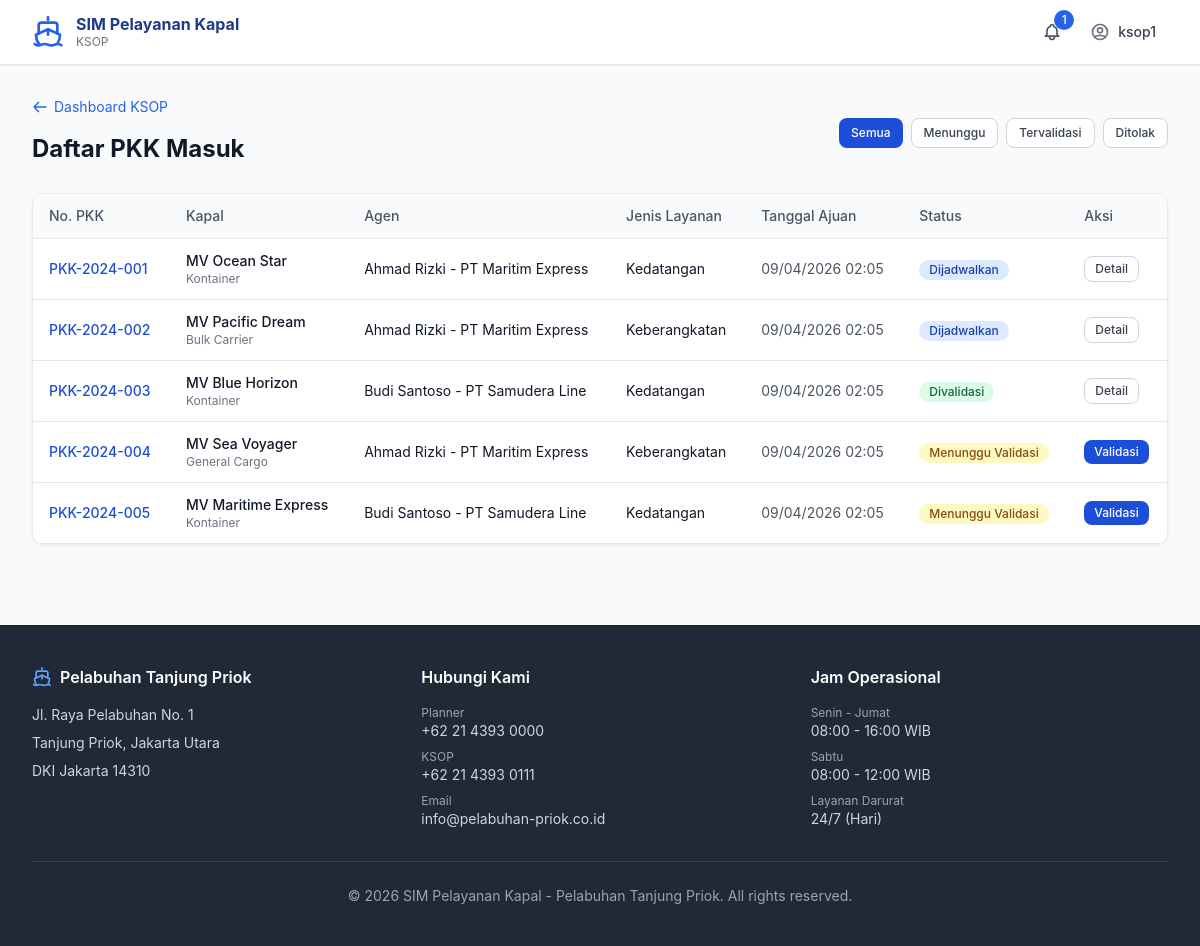
The page /ksop/daftar-pkk.php (signed in) on the database its author committed.
### tables this page shows
CREATE TABLE pkk (
    id INT AUTO_INCREMENT PRIMARY KEY,
    nomor_pkk VARCHAR(50) NOT NULL UNIQUE,
    agen_id INT NOT NULL,
    kapal_id INT NOT NULL,
    jenis_layanan ENUM('Kedatangan','Keberangkatan','Pindah Tambat') NOT NULL,
    tanggal_kedatangan DATE,
    jam_kedatangan TIME,
    tanggal_keberangkatan DATE,
    jam_keberangkatan TIME,
    dermaga_diminta VARCHAR(20),
    keterangan TEXT,
    status ENUM('Menunggu Validasi','Divalidasi','Ditolak','Dijadwalkan','Selesai') DEFAULT 'Menunggu Validasi',
    catatan_ksop TEXT,
    tanggal_ajuan TIMESTAMP DEFAULT CURRENT_TIMESTAMP,
    updated_at TIMESTAMP DEFAULT CURRENT_TIMESTAMP ON UPDATE CURRENT_TIMESTAMP,
    FOREIGN KEY (agen_id) REFERENCES users(id),
    FOREIGN KEY (kapal_id) REFERENCES kapal(id)
);

CREATE TABLE kapal (
    id INT AUTO_INCREMENT PRIMARY KEY,
    nama_kapal VARCHAR(200) NOT NULL,
    jenis_kapal ENUM('Kontainer','Tanker','Bulk Carrier','General Cargo','RoRo','Penumpang','Lainnya') NOT NULL,
    bendera VARCHAR(100),
    gt DECIMAL(10,2),
    imo_number VARCHAR(50),
    created_at TIMESTAMP DEFAULT CURRENT_TIMESTAMP
);

CREATE TABLE users (
    id INT AUTO_INCREMENT PRIMARY KEY,
    username VARCHAR(100) NOT NULL UNIQUE,
    password VARCHAR(255) NOT NULL,
    nama_lengkap VARCHAR(200) NOT NULL,
    email VARCHAR(200),
    no_telepon VARCHAR(20),
    role_id INT NOT NULL,
    is_active TINYINT(1) DEFAULT 1,
    created_at TIMESTAMP DEFAULT CURRENT_TIMESTAMP,
    updated_at TIMESTAMP DEFAULT CURRENT_TIMESTAMP ON UPDATE CURRENT_TIMESTAMP,
    FOREIGN KEY (role_id) REFERENCES roles(id)
);

### config/db.php (called while the page is built, shortened)
<?php
function getDB() {
    static $pdo = null;
    if ($pdo === null) {
        try {
            $dsn = "mysql:host=".DB_HOST.";dbname=".DB_NAME.";charset=".DB_CHARSET;
            $pdo = new PDO($dsn, DB_USER, DB_PASS, [
                PDO::ATTR_ERRMODE            => PDO::ERRMODE_EXCEPTION,
                PDO::ATTR_DEFAULT_FETCH_MODE => PDO::FETCH_ASSOC,
                PDO::ATTR_EMULATE_PREPARES   => false,
            ]);
        } catch (PDOException $e) {
            die('<div style="font-family:sans-serif;padding:20px;background:#fee2e2;border:1px solid #f87171;margin:20px;border-radius:8px">
                <h3>Koneksi Database Gagal</h3><p>'.$e->getMessage().'</p>
                <p>Pastikan MySQL berjalan dan database <b>kapal1</b> sudah diimport.</p>
            </div>');
        }
    }
    return $pdo;
}
function query($sql, $params = []) {
    $stmt = getDB()->prepare($sql);
    $stmt->execute($params);
    return $stmt;
}
function fetchAll($sql, $params = []) { return query($sql, $params)->fetchAll(); }

### ksop/daftar-pkk.php (the view, shortened to what this page needs)
<?php
require_once __DIR__ . '/../config/db.php';
require_once __DIR__ . '/../includes/helpers.php';
$filterStatus = $_GET['status'] ?? '';
try {
    $sql = "SELECT p.*, k.nama_kapal, k.jenis_kapal, u.nama_lengkap as nama_agen FROM pkk p JOIN kapal k ON p.kapal_id=k.id JOIN users u ON p.agen_id=u.id";
    $params = [];
    $sql .= " ORDER BY p.tanggal_ajuan DESC";
    $pkks = fetchAll($sql, $params);
} catch(Exception $e){ $pkks=[]; }
include __DIR__ . '/../includes/head.php';
include __DIR__ . '/../includes/navbar.php';
?>
<div class="max-w-7xl mx-auto px-4 sm:px-6 lg:px-8 py-8">
  <div class="mb-6 flex items-center justify-between flex-wrap gap-3">
    <div><?php backBtn('dashboard.php','Dashboard KSOP'); ?>
      <h1 class="text-2xl font-bold text-gray-900 mb-1">Daftar PKK Masuk</h1></div>
    <div class="flex gap-2 flex-wrap">
      <?php foreach([''=> 'Semua','Menunggu Validasi'=>'Menunggu','Divalidasi'=>'Tervalidasi','Ditolak'=>'Ditolak'] as $val=>$lbl): ?>
      <a href="?status=<?=urlencode($val)?>" class="<?=($filterStatus===$val)?'btn-primary':'btn-outline'?> text-xs py-1.5 px-3"><?=$lbl?></a>
      <?php endforeach; ?>
    </div>
  </div>
  <div class="card overflow-hidden">
    <div class="overflow-x-auto">
      <table class="w-full text-sm">
        <thead><tr class="border-b bg-gray-50">
          <th class="text-left py-3 px-4 font-medium text-gray-600">No. PKK</th>
          <th class="text-left py-3 px-4 font-medium text-gray-600">Kapal</th>
          <th class="text-left py-3 px-4 font-medium text-gray-600">Agen</th>
          <th class="text-left py-3 px-4 font-medium text-gray-600">Jenis Layanan</th>
          <th class="text-left py-3 px-4 font-medium text-gray-600">Tanggal Ajuan</th>
          <th class="text-left py-3 px-4 font-medium text-gray-600">Status</th>
          <th class="text-left py-3 px-4 font-medium text-gray-600">Aksi</th>
        </tr></thead>
        <tbody>
          <?php foreach($pkks as $p): ?>
          <tr class="border-b hover:bg-gray-50">
            <td class="py-3 px-4 font-medium text-blue-700"><?=htmlspecialchars($p['nomor_pkk'])?></td>
            <td class="py-3 px-4"><div class="font-medium"><?=htmlspecialchars($p['nama_kapal'])?></div><div class="text-xs text-gray-500"><?=htmlspecialchars($p['jenis_kapal'])?></div></td>
            <td class="py-3 px-4 text-sm"><?=htmlspecialchars($p['nama_agen'])?></td>
            <td class="py-3 px-4"><?=htmlspecialchars($p['jenis_layanan'])?></td>
            <td class="py-3 px-4 text-gray-600"><?=date('d/m/Y H:i',strtotime($p['tanggal_ajuan']))?></td>
            <td class="py-3 px-4"><span class="badge <?=statusBadgePKK($p['status'])?> text-xs"><?=htmlspecialchars($p['status'])?></span></td>
            <td class="py-3 px-4">
              <?php if($p['status']==='Menunggu Validasi'): ?>
              <a href="validasi-pkk.php?id=<?=$p['id']??0?>" class="btn-primary text-xs py-1 px-2.5">Validasi</a>
              <?php else: ?><a href="validasi-pkk.php?id=<?=$p['id']??0?>" class="btn-outline text-xs py-1 px-2.5">Detail</a><?php endif; ?>
            </td>
          </tr>
          <?php endforeach; ?>
        </tbody>
      </table>
    </div>
  </div>
</div>
<?php include __DIR__ . '/../includes/footer.php'; ?>
</body></html>

### includes/head.php (style rules this page uses)
body { font-family: -apple-system, BlinkMacSystemFont, 'Segoe UI', Roboto, sans-serif; }
.card { background: white; border-radius: 0.75rem; border: 1px solid rgba(0,0,0,0.08); box-shadow: 0 1px 3px rgba(0,0,0,0.06); }
.btn-primary { background: #1d4ed8; color: white; padding: 0.5rem 1rem; border-radius: 0.5rem; font-weight: 500; font-size: 0.875rem; border: none; cursor: pointer; transition: background 0.15s; display: inline-flex; align-items: center; gap: 0.375rem; }
.btn-outline { background: white; color: #374151; padding: 0.5rem 1rem; border-radius: 0.5rem; font-weight: 500; font-size: 0.875rem; border: 1px solid #d1d5db; cursor: pointer; transition: all 0.15s; display: inline-flex; align-items: center; gap: 0.375rem; }
.badge { display: inline-flex; align-items: center; padding: 0.125rem 0.625rem; border-radius: 9999px; font-size: 0.75rem; font-weight: 500; }

### rows shown on the page
pkk: nomor_pkk "PKK-2024-001", kapal.nama_kapal "MV Ocean Star", kapal.jenis_kapal "Kontainer", agen.nama_lengkap "Ahmad Rizki - PT Maritim Express", jenis_layanan "Kedatangan", tanggal_ajuan "09/04/2026 02:05", status "Dijadwalkan"
pkk: nomor_pkk "PKK-2024-002", kapal.nama_kapal "MV Pacific Dream", kapal.jenis_kapal "Bulk Carrier", agen.nama_lengkap "Ahmad Rizki - PT Maritim Express", jenis_layanan "Keberangkatan", tanggal_ajuan "09/04/2026 02:05", status "Dijadwalkan"
pkk: nomor_pkk "PKK-2024-003", kapal.nama_kapal "MV Blue Horizon", kapal.jenis_kapal "Kontainer", agen.nama_lengkap "Budi Santoso - PT Samudera Line", jenis_layanan "Kedatangan", tanggal_ajuan "09/04/2026 02:05", status "Divalidasi"
pkk: nomor_pkk "PKK-2024-004", kapal.nama_kapal "MV Sea Voyager", kapal.jenis_kapal "General Cargo", agen.nama_lengkap "Ahmad Rizki - PT Maritim Express", jenis_layanan "Keberangkatan", tanggal_ajuan "09/04/2026 02:05", status "Menunggu Validasi"
pkk: nomor_pkk "PKK-2024-005", kapal.nama_kapal "MV Maritime Express", kapal.jenis_kapal "Kontainer", agen.nama_lengkap "Budi Santoso - PT Samudera Line", jenis_layanan "Kedatangan", tanggal_ajuan "09/04/2026 02:05", status "Menunggu Validasi"

### other values the page prints
$user['role'] "KSOP"
$notifCount "1"
$user['username'] "ksop1"
$text "Dashboard KSOP"
$lbl "Semua"
$lbl "Menunggu"
$lbl "Tervalidasi"
$lbl "Ditolak"
